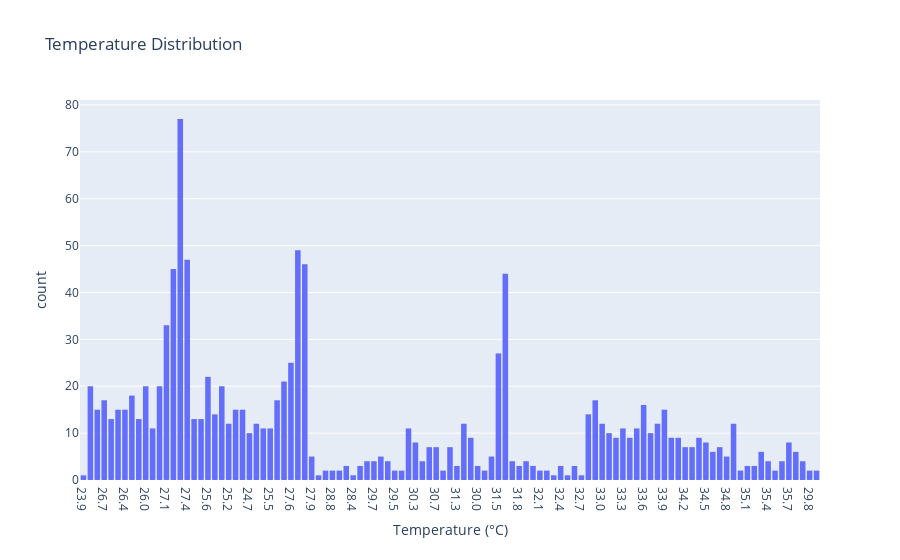
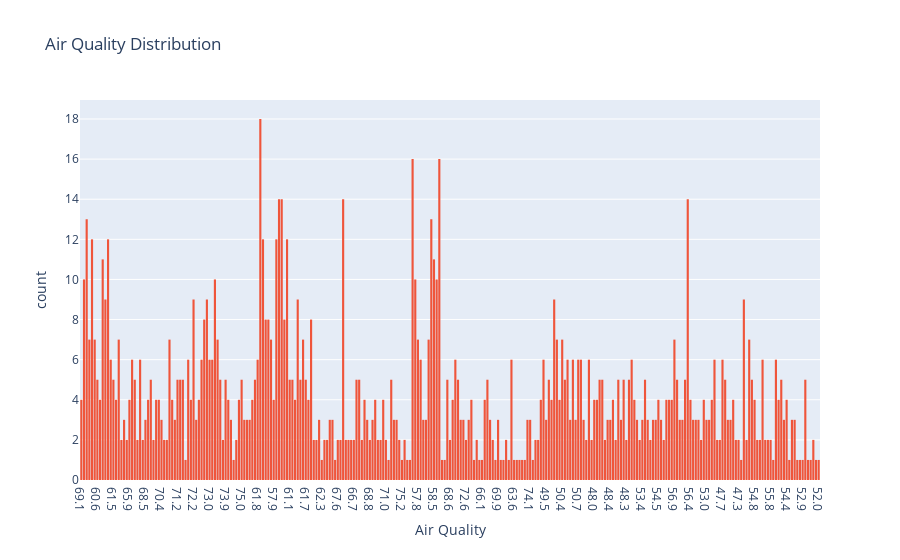
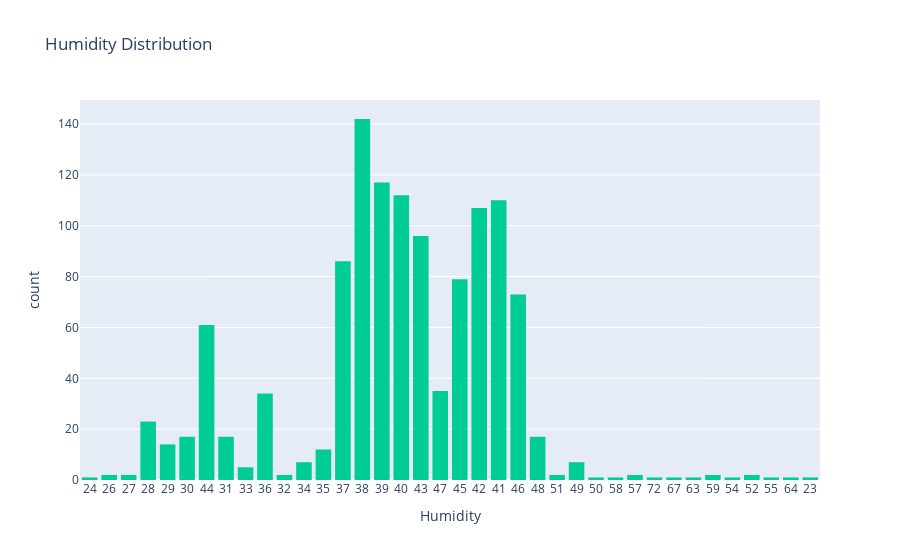

Notebook cell for these charts, in order:
### Markdown cell above
## Analysis

### Code cell
import plotly.express as px

# Define custom color sequences
temperature_color = ['#636EFA']  # Blue color for temperature
air_quality_color = ['#EF553B']  # Red color for air quality
humidity_color = ['#00CC96']  # Green color for humidity

# Temperature Distribution
fig_temp = px.histogram(df, x='Temperature (°C)', nbins=20, title='Temperature Distribution',
                        color_discrete_sequence=temperature_color)
fig_temp.show()

# Air Quality Distribution
fig_air_quality = px.histogram(df, x='Air Quality', nbins=20, title='Air Quality Distribution',
                               color_discrete_sequence=air_quality_color)
fig_air_quality.show()

# Humidity Distribution
fig_humidity = px.histogram(df, x='Humidity', nbins=20, title='Humidity Distribution',
                            color_discrete_sequence=humidity_color)
fig_humidity.show()

### Figure 1 — Plotly figure (JSON) as saved in the notebook; plotly's stock layout.template omitted (floating-point values rounded to 4 significant figures; data arrays with more than 128 entries replaced by an {"elided": "..."} marker saying what was removed)
{"data": [{"alignmentgroup": "True", "bingroup": "x", "hovertemplate": "Temperature (°C)=%{x}<br>count=%{y}<extra></extra>", "legendgroup": "", "marker": {"color": "#636EFA", "pattern": {"shape": ""}}, "name": "", "nbinsx": 20, "offsetgroup": "", "orientation": "v", "showlegend": false, "type": "histogram", "x": {"elided": "1195 str values"}, "xaxis": "x", "yaxis": "y"}], "layout": {"barmode": "relative", "legend": {"tracegroupgap": 0}, "title": {"text": "Temperature Distribution"}, "xaxis": {"anchor": "y", "domain": [0, 1], "title": {"text": "Temperature (°C)"}}, "yaxis": {"anchor": "x", "domain": [0, 1], "title": {"text": "count"}}}}

### Figure 2 — Plotly figure (JSON) as saved in the notebook; plotly's stock layout.template omitted (floating-point values rounded to 4 significant figures; data arrays with more than 128 entries replaced by an {"elided": "..."} marker saying what was removed)
{"data": [{"alignmentgroup": "True", "bingroup": "x", "hovertemplate": "Air Quality=%{x}<br>count=%{y}<extra></extra>", "legendgroup": "", "marker": {"color": "#EF553B", "pattern": {"shape": ""}}, "name": "", "nbinsx": 20, "offsetgroup": "", "orientation": "v", "showlegend": false, "type": "histogram", "x": {"elided": "1195 str values"}, "xaxis": "x", "yaxis": "y"}], "layout": {"barmode": "relative", "legend": {"tracegroupgap": 0}, "title": {"text": "Air Quality Distribution"}, "xaxis": {"anchor": "y", "domain": [0, 1], "title": {"text": "Air Quality"}}, "yaxis": {"anchor": "x", "domain": [0, 1], "title": {"text": "count"}}}}

### Figure 3 — Plotly figure (JSON) as saved in the notebook; plotly's stock layout.template omitted (floating-point values rounded to 4 significant figures; data arrays with more than 128 entries replaced by an {"elided": "..."} marker saying what was removed)
{"data": [{"alignmentgroup": "True", "bingroup": "x", "hovertemplate": "Humidity=%{x}<br>count=%{y}<extra></extra>", "legendgroup": "", "marker": {"color": "#00CC96", "pattern": {"shape": ""}}, "name": "", "nbinsx": 20, "offsetgroup": "", "orientation": "v", "showlegend": false, "type": "histogram", "x": {"elided": "1195 str values"}, "xaxis": "x", "yaxis": "y"}], "layout": {"barmode": "relative", "legend": {"tracegroupgap": 0}, "title": {"text": "Humidity Distribution"}, "xaxis": {"anchor": "y", "domain": [0, 1], "title": {"text": "Humidity"}}, "yaxis": {"anchor": "x", "domain": [0, 1], "title": {"text": "count"}}}}
